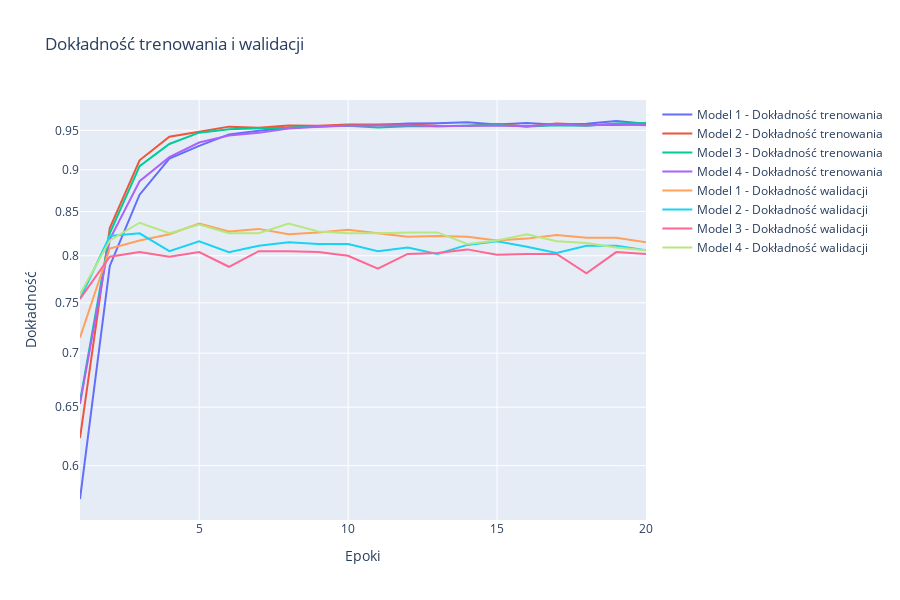

The cell this chart's notebook holds for it:
### Code cell
import plotly.graph_objects as go

accuracies = []
accuracies.append(history1.history['accuracy'])
accuracies.append(history2.history['accuracy'])
accuracies.append(history3.history['accuracy'])
accuracies.append(history4.history['accuracy'])
val_accuracies = []
val_accuracies.append(history1.history['val_accuracy'])
val_accuracies.append(history2.history['val_accuracy'])
val_accuracies.append(history3.history['val_accuracy'])
val_accuracies.append(history4.history['val_accuracy'])

epochs = range(1, 21)

fig_accuracy = go.Figure()

for i, aAccuracy in enumerate(accuracies):
    fig_accuracy.add_trace(go.Scatter(
        x=list(epochs),
        y=aAccuracy,
        mode='lines',
        name=f'Model {i+1} - Dokładność trenowania'
    ))

for i, aVal_accuracy in enumerate(val_accuracies):
    fig_accuracy.add_trace(go.Scatter(
        x=list(epochs),
        y=aVal_accuracy,
        mode='lines',
        name=f'Model {i+1} - Dokładność walidacji'
    ))

fig_accuracy.update_layout(
    title='Dokładność trenowania i walidacji',
    xaxis_title='Epoki',
    yaxis_title='Dokładność',
    yaxis_type='log',
    height=600
)

fig_accuracy.show()

### Figure 1 — Plotly figure (JSON) as saved in the notebook; plotly's stock layout.template omitted (floating-point values rounded to 4 significant figures)
{"data": [{"mode": "lines", "name": "Model 1 - Dokładność trenowania", "type": "scatter", "x": [1, 2, 3, 4, 5, 6, 7, 8, 9, 10, 11, 12, 13, 14, 15, 16, 17, 18, 19, 20], "y": [0.5732, 0.7889, 0.8698, 0.9141, 0.9301, 0.9448, 0.9495, 0.9535, 0.9551, 0.9568, 0.9569, 0.9589, 0.9594, 0.9607, 0.9577, 0.9598, 0.9573, 0.9585, 0.9623, 0.9585]}, {"mode": "lines", "name": "Model 2 - Dokładność trenowania", "type": "scatter", "x": [1, 2, 3, 4, 5, 6, 7, 8, 9, 10, 11, 12, 13, 14, 15, 16, 17, 18, 19, 20], "y": [0.6232, 0.8309, 0.9118, 0.9419, 0.9483, 0.9549, 0.9534, 0.9563, 0.956, 0.9577, 0.9577, 0.9575, 0.9562, 0.9557, 0.9584, 0.955, 0.9589, 0.9574, 0.9572, 0.9578]}, {"mode": "lines", "name": "Model 3 - Dokładność trenowania", "type": "scatter", "x": [1, 2, 3, 4, 5, 6, 7, 8, 9, 10, 11, 12, 13, 14, 15, 16, 17, 18, 19, 20], "y": [0.6548, 0.825, 0.9045, 0.9325, 0.947, 0.9514, 0.9529, 0.9534, 0.9553, 0.9559, 0.9538, 0.9553, 0.9555, 0.9559, 0.9569, 0.955, 0.9567, 0.956, 0.9592, 0.9598]}, {"mode": "lines", "name": "Model 4 - Dokładność trenowania", "type": "scatter", "x": [1, 2, 3, 4, 5, 6, 7, 8, 9, 10, 11, 12, 13, 14, 15, 16, 17, 18, 19, 20], "y": [0.653, 0.8182, 0.886, 0.9158, 0.9344, 0.9434, 0.9468, 0.9525, 0.9546, 0.956, 0.9564, 0.9567, 0.9553, 0.9555, 0.9565, 0.9555, 0.9578, 0.9565, 0.9582, 0.9567]}, {"mode": "lines", "name": "Model 1 - Dokładność walidacji", "type": "scatter", "x": [1, 2, 3, 4, 5, 6, 7, 8, 9, 10, 11, 12, 13, 14, 15, 16, 17, 18, 19, 20], "y": [0.715, 0.808, 0.817, 0.824, 0.836, 0.827, 0.83, 0.824, 0.826, 0.829, 0.825, 0.821, 0.822, 0.821, 0.817, 0.819, 0.823, 0.82, 0.82, 0.815]}, {"mode": "lines", "name": "Model 2 - Dokładność walidacji", "type": "scatter", "x": [1, 2, 3, 4, 5, 6, 7, 8, 9, 10, 11, 12, 13, 14, 15, 16, 17, 18, 19, 20], "y": [0.754, 0.822, 0.825, 0.805, 0.816, 0.804, 0.811, 0.815, 0.813, 0.813, 0.805, 0.809, 0.802, 0.812, 0.816, 0.81, 0.803, 0.811, 0.811, 0.806]}, {"mode": "lines", "name": "Model 3 - Dokładność walidacji", "type": "scatter", "x": [1, 2, 3, 4, 5, 6, 7, 8, 9, 10, 11, 12, 13, 14, 15, 16, 17, 18, 19, 20], "y": [0.754, 0.799, 0.804, 0.799, 0.804, 0.788, 0.805, 0.805, 0.804, 0.8, 0.786, 0.802, 0.803, 0.807, 0.801, 0.802, 0.802, 0.781, 0.804, 0.802]}, {"mode": "lines", "name": "Model 4 - Dokładność walidacji", "type": "scatter", "x": [1, 2, 3, 4, 5, 6, 7, 8, 9, 10, 11, 12, 13, 14, 15, 16, 17, 18, 19, 20], "y": [0.759, 0.817, 0.837, 0.825, 0.835, 0.825, 0.825, 0.836, 0.827, 0.825, 0.825, 0.826, 0.826, 0.813, 0.817, 0.824, 0.816, 0.814, 0.809, 0.806]}], "layout": {"height": 600, "title": {"text": "Dokładność trenowania i walidacji"}, "xaxis": {"title": {"text": "Epoki"}}, "yaxis": {"title": {"text": "Dokładność"}, "type": "log"}}}
